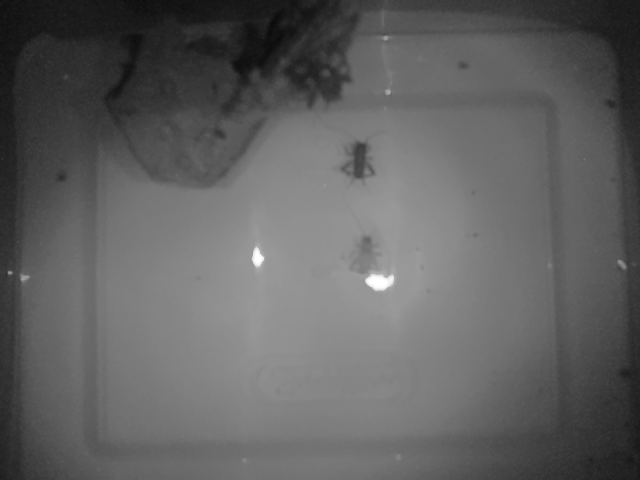
#> input picture real_photos/photos/winston_1705891511.png, 640 x 480 px, found by its file name; its folder holds only this picture in this run
$ python synthetic_photo_generator.py   (older library calls are emulated)
#> lines starting #> are read from the running program, lines starting #| are printed output that depends on the picture
import os
import random
from PIL import Image

def transform_image(image_path, save_path):
    image = Image.open(image_path).convert("RGB")  # Ensure image is in RGB mode
    # Random rotation between -90 and 90 degrees
    rotated = image.rotate(random.uniform(-90, 90), expand=True, fillcolor=(0,))  # Single-element tuple for grayscale
    # Random zoom between 80% and 120%
    zoom_factor = random.uniform(0.8, 1.2)
    width, height = rotated.size
    new_width, new_height = int(width * zoom_factor), int(height * zoom_factor)
    zoomed = rotated.resize((new_width, new_height), Image.ANTIALIAS)
    # Crop or pad to get 256x256
    if new_width > 256 or new_height > 256:
        # Crop the center
        left = (new_width - 256) / 2
        top = (new_height - 256) / 2
        right = (new_width + 256) / 2
        bottom = (new_height + 256) / 2
        result = zoomed.crop((left, top, right, bottom))
    else:
        # Pad with black color
        result = Image.new("RGB", (256, 256), (0, 0, 0))
        result.paste(zoomed, (int((256 - new_width) / 2), int((256 - new_height) / 2)))
    result.save(save_path)

def process_images(input_folder, output_folder, synthetic_multiplier):
#> called with input_folder = 'photos', output_folder = 'semi_synthetic_photos', synthetic_multiplier = 500
    if not os.path.exists(output_folder):
        os.makedirs(output_folder)

    for filename in os.listdir(input_folder):
        if filename.endswith('.png'):  # Check for PNG files
            file_path = os.path.join(input_folder, filename)
            # Save original image
            original = Image.open(file_path)
#> original is the input picture: PIL image 640x480 L; min 9, max 255, mean 97
            original = original.resize((256, 256), Image.ANTIALIAS)
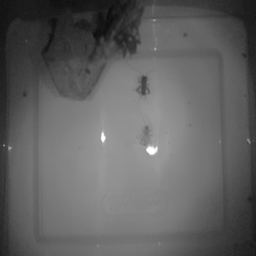
#> original: PIL image 256x256 L; min 10, max 255, mean 97
            original.save(os.path.join(output_folder, filename))
            # Create augmented images
            for i in range(synthetic_multiplier):
                save_path = os.path.join(output_folder, f'{os.path.splitext(filename)[0]}_synthetic{i}.png')  # Save as PNG
                transform_image(file_path, save_path)
#> in transform_image, `rotated = image.rotate(random.uniform(-90, 90), expand=True, fillcolor..`:
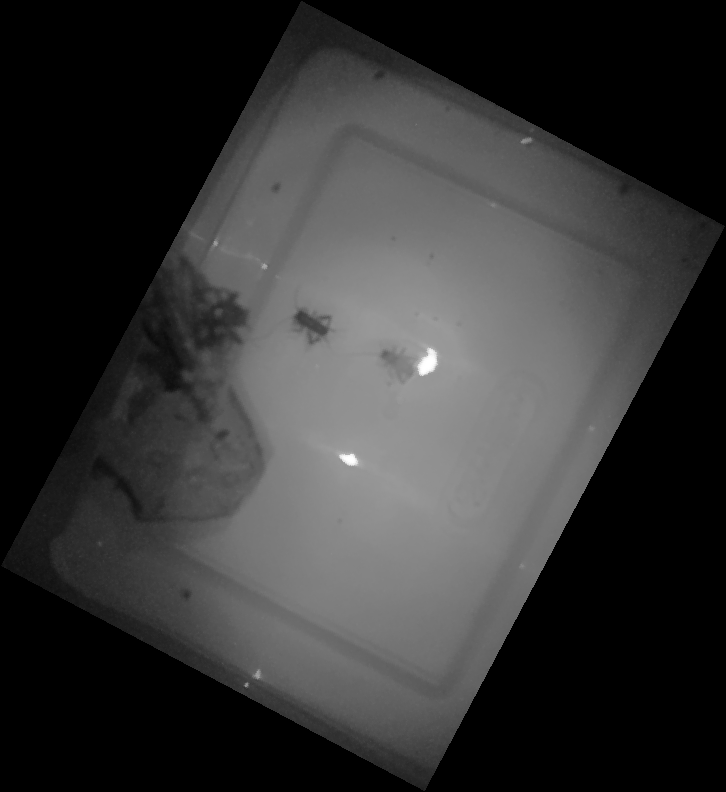
#> rotated: PIL image 726x792 RGB; min 0, max 255, mean 51.8
#> in transform_image, `result = zoomed.crop((left, top, right, bottom))`:
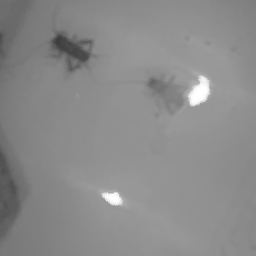
#> result: PIL image 256x256 RGB; min 59, max 255, mean 138.8

process_images('photos', 'semi_synthetic_photos', synthetic_multiplier=500)
